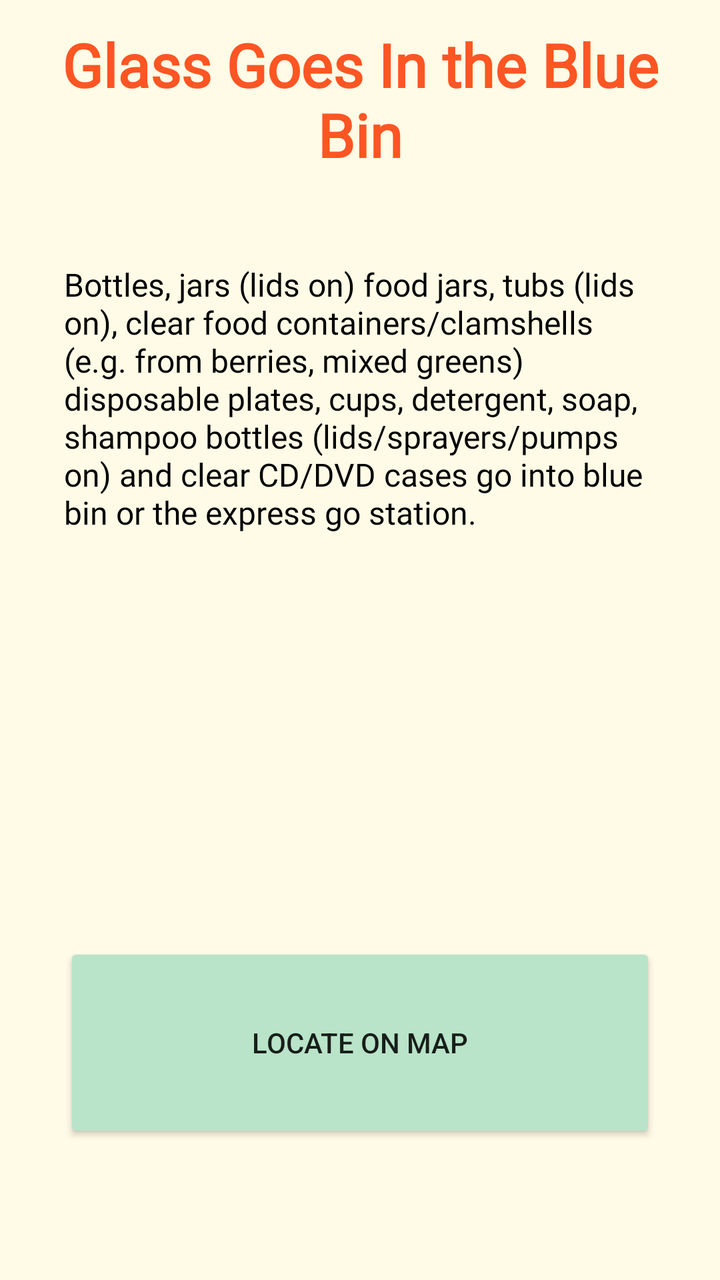
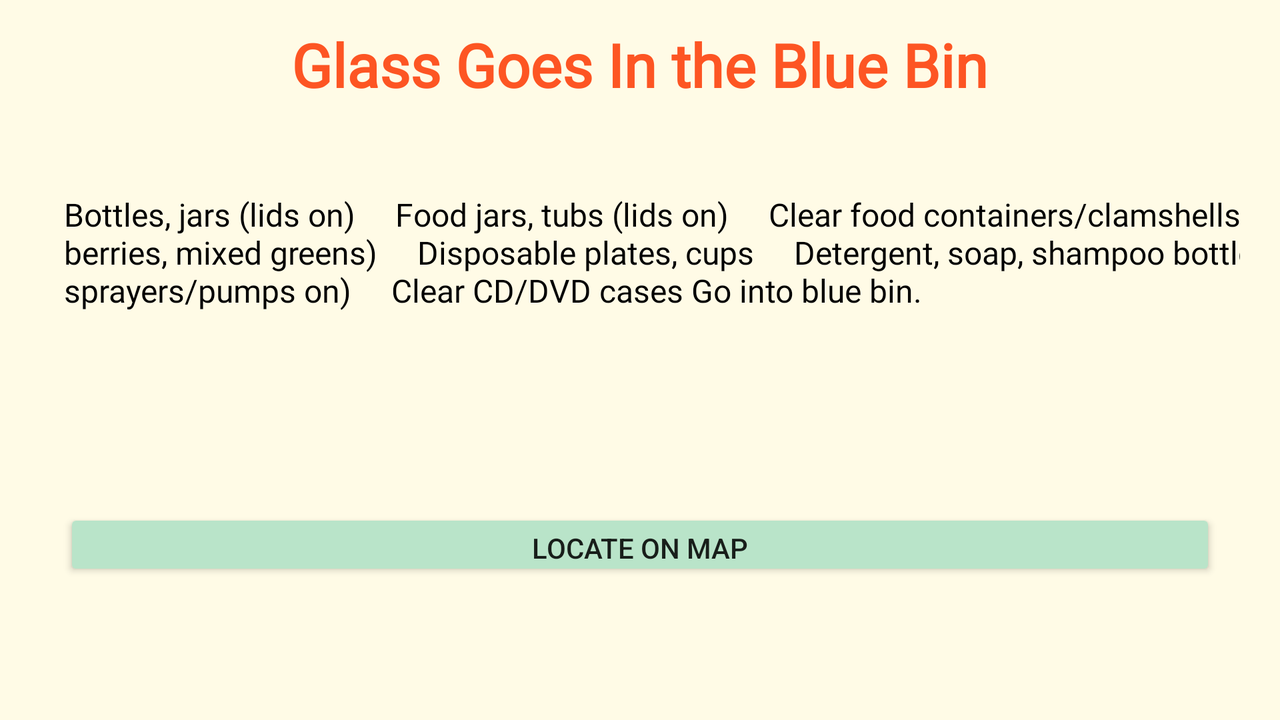

First picture: res/layout/ on a phone held upright. Second picture: the repository's own variant of that layout, on a device whose configuration matches the variant's folder. Source for both follows.
<!-- AndroidManifest.xml: application theme Theme.SimplyGreenSFUApp -->
<!-- res/layout/questionnaire_glass.xml -->
<?xml version="1.0" encoding="utf-8"?>
<RelativeLayout xmlns:android="http://schemas.android.com/apk/res/android"
    xmlns:app="http://schemas.android.com/apk/res-auto"
    xmlns:tools="http://schemas.android.com/tools"
    android:layout_width="match_parent"
    android:layout_height="match_parent"
    android:background="@color/background"
    tools:context=".QuestionnaireActivity">

    <TextView
        android:id="@+id/title_view"
        android:layout_width="wrap_content"
        android:layout_height="wrap_content"
        android:layout_centerHorizontal="true"
        android:layout_marginStart="12dp"
        android:layout_marginTop="12dp"
        android:layout_marginEnd="12dp"
        android:layout_marginBottom="12dp"
        android:textAlignment="center"
        android:fontFamily="@font/montserrat_bold"
        android:text="Glass Goes In the Blue Bin"
        android:textColor="@color/title"
        android:textSize="30sp"
        android:textStyle="bold" />

    <GridLayout
        android:layout_width="match_parent"
        android:layout_height="match_parent"
        android:layout_below="@id/title_view"
        android:layout_margin="20dp"
        android:columnCount="1"
        android:rowCount="1">

        <TextView
            android:id="@+id/body_view"
            android:layout_width="wrap_content"
            android:layout_height="162dp"
            android:layout_row="0"
            android:layout_column="0"
            android:layout_marginStart="12dp"
            android:layout_marginTop="12dp"
            android:layout_marginEnd="12dp"
            android:layout_marginBottom="12dp"
            android:fontFamily="@font/montserrat"
            android:text="Bottles, jars (lids on)
food jars, tubs (lids on), clear food containers/clamshells (e.g. from berries, mixed greens)
disposable plates, cups, detergent, soap, shampoo bottles (lids/sprayers/pumps on)
and clear CD/DVD cases go into blue bin or the express go station.
"
            android:textColor="@color/body"
            android:textSize="16sp" />

        <ImageView
            android:layout_width="match_parent"
            android:layout_height="130dp"
            android:layout_marginStart="12dp"
            android:layout_marginTop="12dp"
            android:layout_marginEnd="12dp"
            android:layout_marginBottom="12dp"
            android:src="@drawable/bluebin" />

        <Button
            android:layout_width="match_parent"
            android:layout_height="100dp"
            android:layout_marginStart="12dp"
            android:layout_marginTop="12dp"
            android:layout_marginEnd="12dp"
            android:layout_marginBottom="12dp"
            android:text="Locate on Map"
            android:onClick="openExpressStation"
            android:backgroundTint="@color/panelbackground"
            />
    </GridLayout>

</RelativeLayout>
<!-- resources referenced by this layout -->
<resources>
  <color name="background">#FFFBE6</color>
  <color name="body">#000000</color>
  <color name="panelbackground">#B9E4C9</color>
  <color name="title">#FD5523</color>
  <style name="Theme.SimplyGreenSFUApp" parent="Theme.AppCompat.Light.NoActionBar">
          
      </style>
</resources>
<!-- res/layout-land/questionnaire_glass.xml (the repository's variant of the layout above) -->
<!-- drawn on the phone turned sideways -->
<?xml version="1.0" encoding="utf-8"?>
<RelativeLayout xmlns:android="http://schemas.android.com/apk/res/android"
    xmlns:app="http://schemas.android.com/apk/res-auto"
    xmlns:tools="http://schemas.android.com/tools"
    android:layout_width="match_parent"
    android:layout_height="match_parent"
    android:background="@color/background"
    tools:context=".QuestionnaireActivity">

    <TextView
        android:id="@+id/title_view"
        android:layout_width="wrap_content"
        android:layout_height="wrap_content"
        android:layout_centerHorizontal="true"
        android:layout_marginStart="12dp"
        android:layout_marginTop="12dp"
        android:layout_marginEnd="12dp"
        android:layout_marginBottom="12dp"
        android:text="Glass Goes In the Blue Bin"
        android:textAlignment="center"
        android:fontFamily="@font/montserrat_bold"
        android:textColor="@color/title"
        android:textSize="30sp"
        android:textStyle="bold" />

    <GridLayout
        android:layout_width="match_parent"
        android:layout_height="match_parent"
        android:layout_below="@id/title_view"
        android:layout_margin="20dp">

        <Button
            android:layout_width="match_parent"
            android:layout_height="36dp"
            android:layout_row="2"
            android:layout_column="0"
            android:layout_marginStart="12dp"
            android:layout_marginTop="12dp"
            android:layout_marginEnd="12dp"
            android:layout_marginBottom="12dp"
            android:backgroundTint="@color/panelbackground"
            android:onClick="openExpressStation"
            android:text="Locate on Map" />

        <ImageView
            android:layout_width="651dp"
            android:layout_height="30dp"
            android:layout_row="1"
            android:layout_column="0"
            android:layout_marginStart="12dp"
            android:layout_marginTop="12dp"
            android:layout_marginEnd="12dp"
            android:layout_marginBottom="12dp"
            android:src="@drawable/bluebin" />

        <TextView
            android:id="@+id/body_view"
            android:layout_width="691dp"
            android:layout_height="80dp"
            android:layout_row="0"
            android:layout_column="0"
            android:layout_marginStart="12dp"
            android:layout_marginTop="12dp"
            android:layout_marginEnd="12dp"
            android:layout_marginBottom="12dp"
            android:fontFamily="@font/montserrat"
            android:text="Bottles, jars (lids on)
    Food jars, tubs (lids on)
    Clear food containers/clamshells (e.g. from berries, mixed greens)
    Disposable plates, cups
    Detergent, soap, shampoo bottles (lids/sprayers/pumps on)
    Clear CD/DVD cases Go into blue bin.
    "
            android:textColor="@color/body"
            android:textSize="16sp" />
    </GridLayout>

</RelativeLayout>
